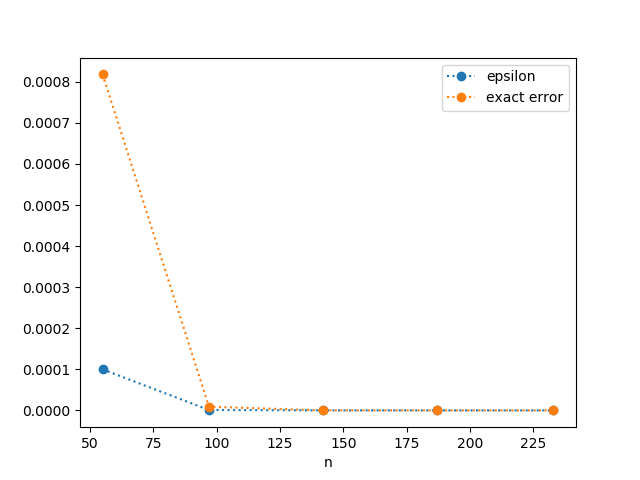

Here is the Python script that generated this plot:
import numpy as np
import matplotlib.pyplot as plt


epslist=[]
errlist=[]
nlist=[]

#Read data 
with open("ej6.4.dat","r") as infile:
    for i in range(24):
        infile.readline() #skip 24 lines
    lines = infile.readlines() #read the rest of the file

    for line in lines:
        eps_start=line.find("epsilon:")
        err_start=line.find("error:")
        n_start=line.find("n=")
        
        eps=line[eps_start+9:eps_start+14]
        err=line[err_start+7:err_start+15]
        n=line[n_start+2:]
        
        epslist.append(float(eps))
        errlist.append(float(err))
        nlist.append(int(n))

epsarr=np.array(epslist)
errarr=np.array(errlist)
narr=np.array(nlist)




#Plot 
plt.plot(narr,epsarr,"o:",label="epsilon")
plt.plot(narr,errarr,"o:",label="exact error")
plt.legend()
plt.xlabel("n")
plt.savefig("ej6.4.png")
#plt.show()

